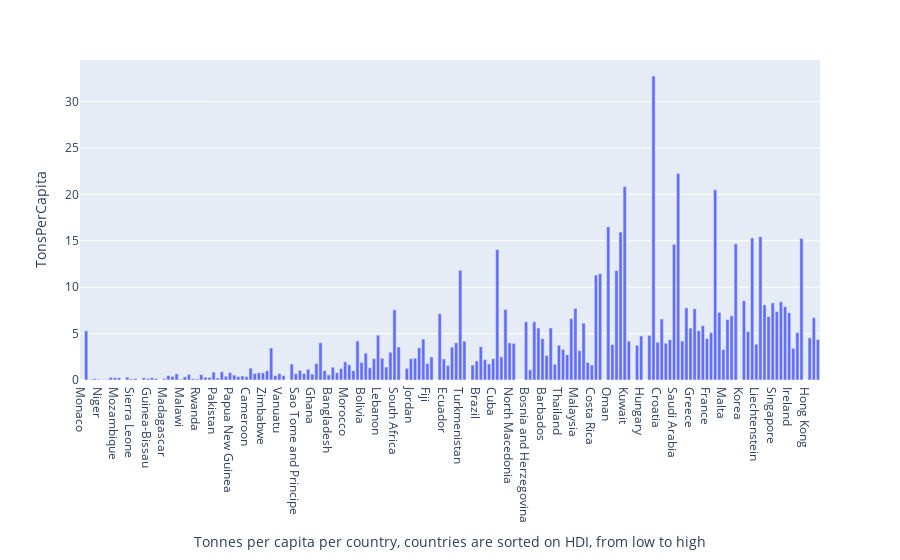

Write notebook code for a chart like this one.
### Code cell
fig = px.bar(dataset, x='Country', y='TonsPerCapita')
desired_order = dataset.sort_values('Human Development Index (HDI) ')['Country'].to_list()
fig.update_xaxes(categoryorder='array', categoryarray=desired_order, title="Tonnes per capita per country, countries are sorted on HDI, from low to high")
fig.show()

### Figure 1 — Plotly figure (JSON) as saved in the notebook; plotly's stock layout.template omitted (floating-point values rounded to 4 significant figures; data arrays with more than 128 entries replaced by an {"elided": "..."} marker saying what was removed)
{"data": [{"alignmentgroup": "True", "hovertemplate": "Country=%{x}<br>TonsPerCapita=%{y}<extra></extra>", "legendgroup": "", "marker": {"color": "#636efa", "pattern": {"shape": ""}}, "name": "", "offsetgroup": "", "orientation": "v", "showlegend": false, "textposition": "auto", "type": "bar", "x": {"elided": "181 str values"}, "xaxis": "x", "y": {"elided": "181 float values"}, "yaxis": "y"}], "layout": {"barmode": "relative", "legend": {"tracegroupgap": 0}, "margin": {"t": 60}, "xaxis": {"anchor": "y", "categoryarray": {"elided": "181 str values"}, "categoryorder": "array", "domain": [0, 1], "title": {"text": "Tonnes per capita per country, countries are sorted on HDI, from low to high"}}, "yaxis": {"anchor": "x", "domain": [0, 1], "title": {"text": "TonsPerCapita"}}}}
